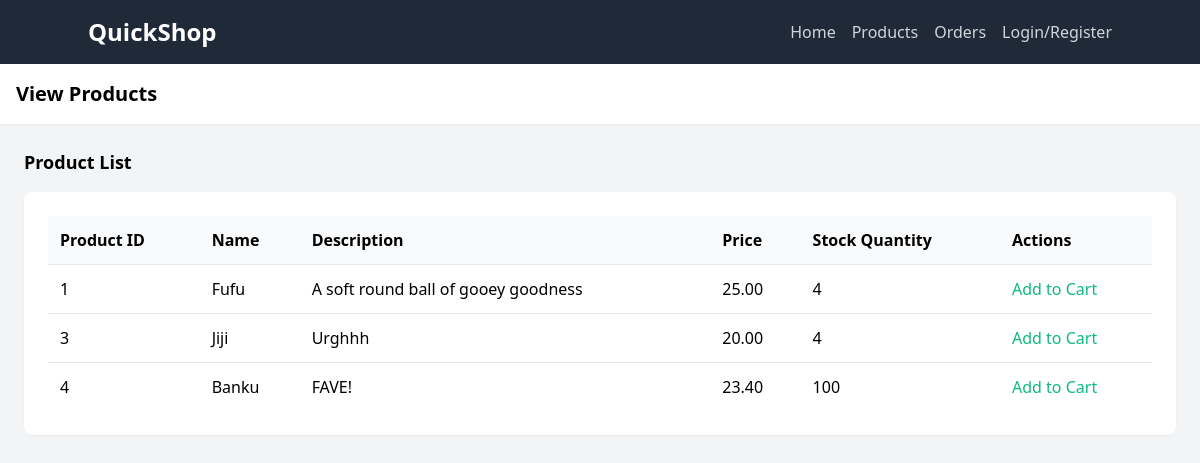
The page /view/products.php?id=1 on the database as committed earlier.
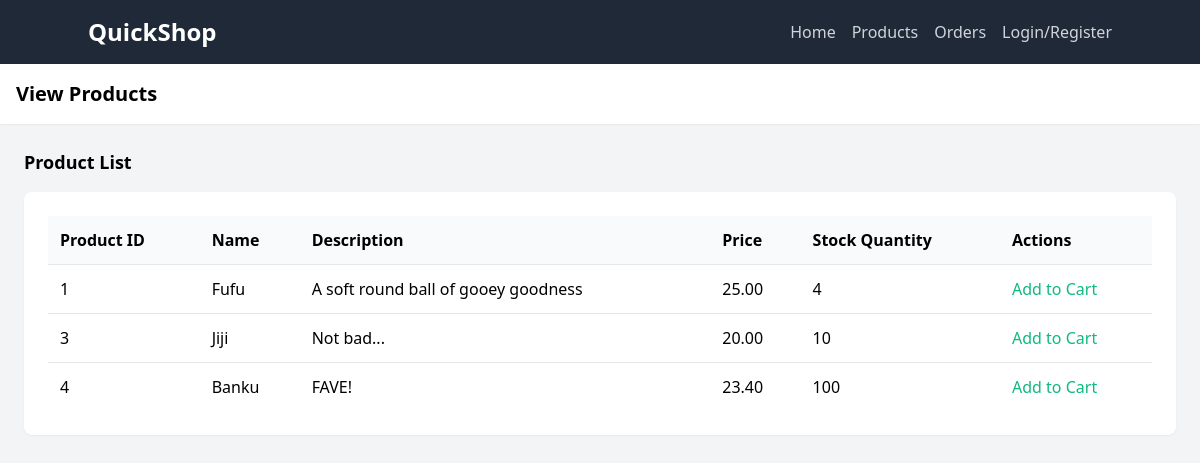
The same page on the database as committed later.
### tables this page shows
CREATE TABLE `products` (
  `product_id` int(11) NOT NULL,
  `pname` varchar(100) NOT NULL,
  `description` text NOT NULL,
  `price` decimal(10,2) NOT NULL,
  `stock_qty` int(11) DEFAULT NULL
);

### controllers/product_controller.php (called while the page is built, shortened)
<?php
require_once("../classes/product_class.php");
function getProductsController() {
    $products = new Product();
    return $products->getProducts();
}
?>

### classes/product_class.php (called while the page is built, shortened)
<?php
require_once("../settings/db_class.php");
class Product extends db_connection
{
    public function getProducts() {
        $ndb = new db_connection();
        $sql = "SELECT * FROM `products`";
        if ($ndb->db_query($sql)) {
            $products = $ndb->db_fetch_all();
            if ($products) {
                return $products;
            }
        }
        return [];
    }
}
?>

### settings/db_class.php (called while the page is built, shortened)
<?php
if (!class_exists('db_connection')) {
	class db_connection
	{
		public $db = null;
		public $results = null;
		function db_connect()
		{
			$this->db = mysqli_connect(SERVER, USERNAME, PASSWORD, DATABASE);
			if (mysqli_connect_errno()) {
				return false;
			} else {
				return true;
			}
		}
		function db_query($sqlQuery)
		{
			$this->results = mysqli_query($this->db, $sqlQuery);
			if ($this->results == false) {
				return false;
			} else {
				return true;
			}
		}
		function db_fetch_all()
		{
			return mysqli_fetch_all($this->results, MYSQLI_ASSOC);
		}
	}
}
?>

### view/products.php (the view, shortened to what this page needs)
<?php
require_once('../controllers/product_controller.php');
$products = getProductsController();
?>
<!DOCTYPE html>
<html lang="en">
<head>
    <link href="https://cdn.jsdelivr.net/npm/tailwindcss@2.2.16/dist/tailwind.min.css" rel="stylesheet">
    <link rel="stylesheet" href="https://cdnjs.cloudflare.com/ajax/libs/font-awesome/5.15.3/css/all.min.css">
</head>
<body class="bg-gray-100">
    <nav class="bg-gray-800 p-4 fixed w-full z-10 top-0">
        <div class="container mx-auto flex justify-between items-center">
            <a href="home.php" class="text-white text-2xl font-bold">QuickShop</a>
            <div class="flex items-center space-x-4">
                <a href="home.php" class="text-gray-300 hover:text-white">Home</a>
                <a href="products.php" class="text-gray-300 hover:text-white">Products</a>
                <a href="view_orders.php" class="text-gray-300 hover:text-white">Orders</a>
                <?php if (isset($_SESSION['user_name'])): ?>
                    <span class="text-gray-300">Hello, <?php echo $_SESSION['user_name']; ?>!</span>
                    <a href="../actions/logout_action.php" class="text-red-500 hover:text-red-700">
                        <i class="fas fa-sign-out-alt"></i> Logout
                    </a>
                <?php else: ?>
                    <a href="login_and_register.php" class="text-gray-300 hover:text-white">Login/Register</a>
                <?php endif; ?>
            </div>
        </div>
    </nav>
    <div class="flex pt-16 h-screen">
        <div class="flex-1 overflow-x-hidden overflow-y-auto">
            <header class="bg-white shadow-sm p-4">
                <div class="flex items-center justify-between">
                    <h2 class="text-xl font-semibold">View Products</h2>
                </div>
            </header>
            <main class="p-6">
                <div class="flex justify-between items-center mb-4">
                    <h3 class="text-lg font-semibold">Product List</h3>
                </div>
                <div class="bg-white p-6 rounded-lg shadow-sm">
                    <table class="w-full">
                        <thead>
                            <tr class="bg-gray-50">
                                <th class="p-3 text-left">Product ID</th>
                                <th class="p-3 text-left">Name</th>
                                <th class="p-3 text-left">Description</th>
                                <th class="p-3 text-left">Price</th>
                                <th class="p-3 text-left">Stock Quantity</th>
                                <th class="p-3 text-left">Actions</th>
                            </tr>
                        </thead>
                        <tbody>
                            <?php foreach ($products as $product) { ?>
                                <tr class="border-t">
                                    <td class="p-3"><?php echo $product['product_id']; ?></td>
                                    <td class="p-3"><?php echo $product['pname']; ?></td>
                                    <td class="p-3"><?php echo $product['description']; ?></td>
                                    <td class="p-3"><?php echo $product['price']; ?></td>
                                    <td class="p-3"><?php echo $product['stock_qty']; ?></td>
                                    <td class="p-3">
                                        <form action="../actions/add_to_cart_action.php" method="POST">
                                            <button type="submit" class="text-green-500">Add to Cart</button>
                                        </form>
                                    </td>
                                </tr>
                            <?php } ?>
                        </tbody>
                    </table>
                </div>
            </main>
        </div>
    </div>
</body>
</html>

Rows that differ between the two databases and show on the page:
changed products "Jiji": description "Urghhh" → "Not bad..."; stock_qty "4" → "10"
